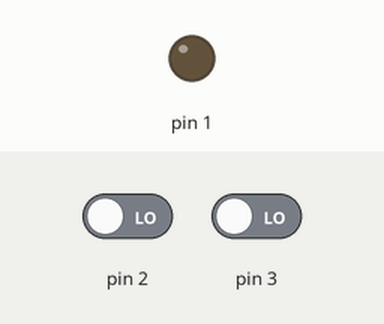
This sketch was run on a simulated Arduino Uno, built with avr-gcc and run on an emulated ATmega328P. Shown: output pins drawn as LEDs (lit = HIGH). The test bench sets the inputs (shaded band); at power-on: pin 2 LOW, pin 3 LOW.

Above: at 1.2 s.
1.3 s: pin 2 driven HIGH
At 2.4 s:
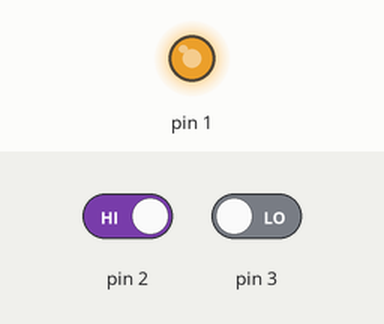
2.8 s: pin 3 driven HIGH
At 3.1 s:
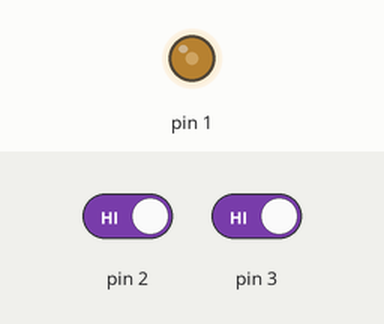
4.3 s: pin 3 driven LOW
At 4.7 s:
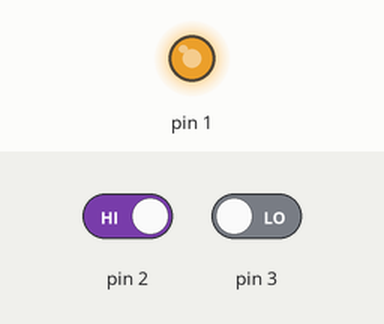
Timing chart, 0 to 7.3 s (numbered marks = the images above; inputs shaded):
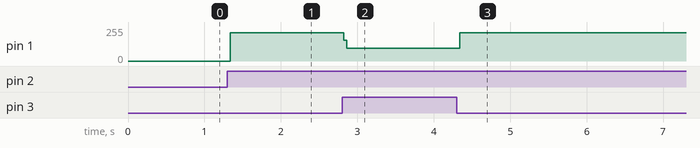

Measured:
- after the input at 1.3 s, pin 1: 0/255 → 211/255 at once
- after the input at 2.8 s, pin 1: 211/255 → 97/255 at once
- after the input at 4.3 s, pin 1: 97/255 → 211/255 at once

The sketch:

sketch_may15a.ino
```cpp
int E2, E3;

void setup() {
  pinMode(1, OUTPUT);
  pinMode(2, INPUT);
  pinMode(3, INPUT);
}

void loop() {
  E2 = digitalRead(2);
  E3 = digitalRead(3);

  if(E2 == HIGH && E3 == HIGH){
    digitalWrite(1, HIGH);
  } else {
    digitalWrite(1, LOW);
  }

  if(E2 == HIGH || E3 == HIGH){
    digitalWrite(1, HIGH);
  } else {
    digitalWrite(1, LOW);
  }

  if(E2 == HIGH ^ E3 == HIGH){
    digitalWrite(1, HIGH);
  } else {
    digitalWrite(1, LOW);
  }
}
```
